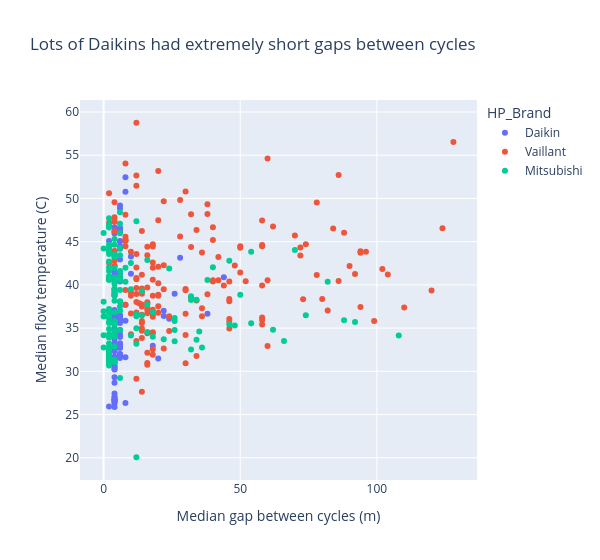

Notebook code cell kept with this figure:
### Code cell
fig = px.scatter(homes_with_features, x="median_off_duration", y="median_flow_temp", color="HP_Brand", 
                 title="Lots of Daikins had extremely short gaps between cycles", width=600,
                 labels={
                     "median_off_duration": "Median gap between cycles (m)",
                     "median_flow_temp": "Median flow temperature (C)",
                 },)
fig.show()

### Figure 1 — Plotly figure (JSON) as saved in the notebook; plotly's stock layout.template omitted (floating-point values rounded to 4 significant figures; data arrays with more than 128 entries replaced by an {"elided": "..."} marker saying what was removed)
{"data": [{"hovertemplate": "HP_Brand=Daikin<br>Median gap between cycles (m)=%{x}<br>Median flow temperature (C)=%{y}<extra></extra>", "legendgroup": "Daikin", "marker": {"color": "#636efa", "symbol": "circle"}, "mode": "markers", "name": "Daikin", "orientation": "v", "showlegend": true, "type": "scatter", "x": [4, 4, 4, 6, 4, 4, 6, 6, 4, 4, 8, 4, 44, 6, 6, 4, 4, 4, 6, 6, 4, 4, 4, 4, 4, 4, 26, 22, 6, 38, 6, 10, 4, 4, 4, 8, 8, 4, 4, 4, 4, 4, 4, 6, 4, 6, 2, 6, 4, 6, 6, 4, 4, 6, 6, 4, 4, 4, 6, 20, 4, 4, 6, 6, 4, 4, 6, 4, 6, 6, 4, 4, 4, 4, 4, 6, 4, 24, 4, 4, 18, 4, 6, 4, 4, 4, 6, 2, 6, 22, 6, 4, 6, 4, 8, 6, 28, 8, 10, 4, 6, 6, 4, 8, 6, 4, 4, 4, 4, 6, 6, 6], "xaxis": "x", "y": [28.68, 38.77, 32.89, 31.99, 31.59, 26.51, 32.73, 31.98, 36.79, 30.62, 52.46, 40.8, 40.88, 46.56, 36.51, 29.3, 34.94, 27.44, 44.5, 35.94, 45.94, 39.08, 36.13, 41.13, 35.89, 31.21, 38.97, 37, 33.97, 36.67, 33.16, 41.29, 27.09, 31.37, 34.82, 35.84, 26.33, 33.65, 35.41, 37.1, 30.5, 36.45, 26.95, 45.02, 33.25, 31.74, 45.08, 34.3, 26.78, 32.93, 46.56, 30.98, 43.89, 45.07, 48.84, 36.51, 42.17, 35.74, 44.28, 31.5, 36.39, 30.92, 44.18, 31.55, 46.66, 26.55, 34.76, 26.32, 32.93, 41.26, 30.26, 36.42, 32.46, 26.66, 41.5, 36.24, 40.65, 36.07, 40.63, 30.2, 32.96, 39.03, 46.17, 34.7, 32.33, 25.86, 32.73, 25.93, 35.88, 36.39, 32.78, 31.69, 40.84, 26.78, 50.77, 40.38, 43.14, 37.72, 43.29, 43.18, 35.58, 49.17, 31.5, 31.63, 40.55, 43.39, 34.33, 35.98, 41.29, 42.92, 36.28, 33.24], "yaxis": "y"}, {"hovertemplate": "HP_Brand=Vaillant<br>Median gap between cycles (m)=%{x}<br>Median flow temperature (C)=%{y}<extra></extra>", "legendgroup": "Vaillant", "marker": {"color": "#EF553B", "symbol": "circle"}, "mode": "markers", "name": "Vaillant", "orientation": "v", "showlegend": true, "type": "scatter", "x": {"elided": "171 int values"}, "xaxis": "x", "y": {"elided": "171 float values"}, "yaxis": "y"}, {"hovertemplate": "HP_Brand=Mitsubishi<br>Median gap between cycles (m)=%{x}<br>Median flow temperature (C)=%{y}<extra></extra>", "legendgroup": "Mitsubishi", "marker": {"color": "#00cc96", "symbol": "circle"}, "mode": "markers", "name": "Mitsubishi", "orientation": "v", "showlegend": true, "type": "scatter", "x": {"elided": "145 int values"}, "xaxis": "x", "y": {"elided": "145 float values"}, "yaxis": "y"}], "layout": {"legend": {"title": {"text": "HP_Brand"}, "tracegroupgap": 0}, "title": {"text": "Lots of Daikins had extremely short gaps between cycles"}, "width": 600, "xaxis": {"anchor": "y", "domain": [0, 1], "title": {"text": "Median gap between cycles (m)"}}, "yaxis": {"anchor": "x", "domain": [0, 1], "title": {"text": "Median flow temperature (C)"}}}}
